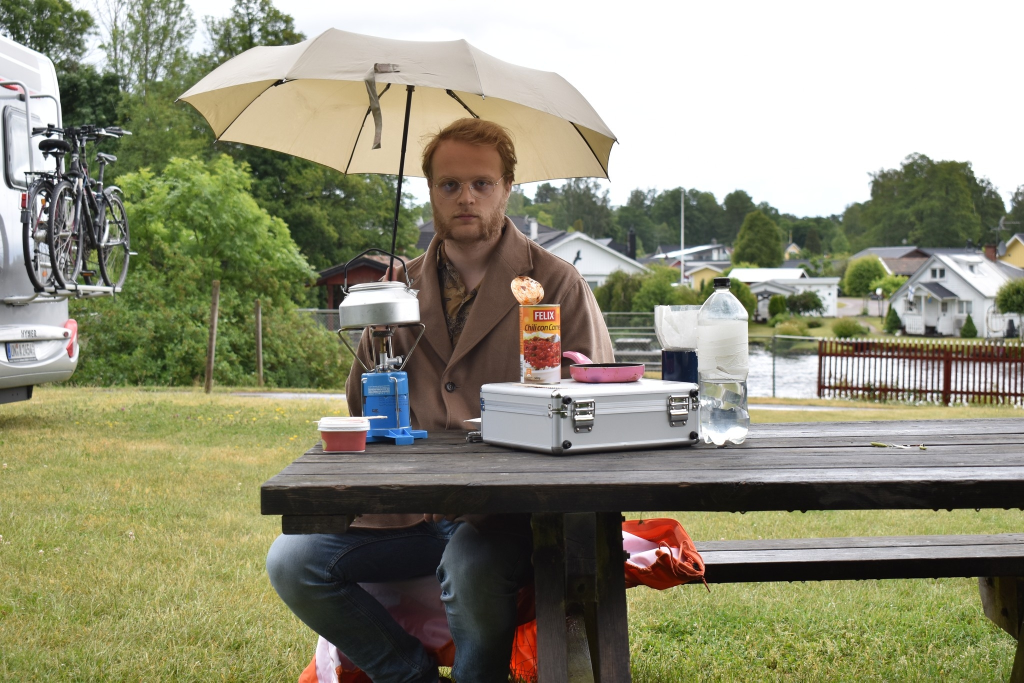
#> input picture shi_tomasi_sift/test.jpg, 2048 x 1365 px (shown at 1/2 size)
$ jupyter execute --allow-errors analyze_algorithm.ipynb   (older library calls are emulated)
#> lines starting #> are read from the running program, lines starting #| are printed output that depends on the picture
### shi_tomasi_sift/shi_tomasi_sift.py
import cv2
from typing import Tuple
import numpy as np
from numpy.typing import NDArray
import matplotlib.pyplot as plt
from matplotlib.axes import Axes
from scipy.ndimage import maximum_filter
from scipy.signal.windows import gaussian
from scipy.ndimage import uniform_filter1d

class ShiTomasiSift():

    # TODO:
    # - Add window options to structure tensor window
    # - Changle all array indexing to (y, x) and every other reference to coordinate to (x, y)
    # - Changle all image variables to be the same (currently there are both I and img)
    # - Check everything has format
    #   - return value
    #   - expected input types
    # - Make (hist, bin) order be identical to numpy

    # NB: OpenCV operates with (y, x), while matplotlib and numpy operates with (x, y). Be sure to convert correctly!

    # region Public

    # [219 lines left out: functions __init__, detect, compute, not called in this run]


    def detect_and_compute(self, img : NDArray) -> Tuple[list[cv2.KeyPoint], list[NDArray]]:
        Ix, Iy = self._calculate_Ix_and_Iy(img)


    # endregion


    # region Private


    # region Shi Tomasi


    # [110 lines left out: functions _calculate_Ix_and_Iy, _calculate_Ixx_Ixy_and_Iyy, _calculate_structure_tensors, _calculate_response, _threshold_response, _perform_non_maximum_supression, not called in this run]


    def _get_keypoint_positions(self, response) -> NDArray:
        coords = np.column_stack(np.nonzero(response)) #(y, x)
        return coords


    # endregion


    # region SIFT

    # [393 lines left out: functions _drop_keypoints_on_border, _calculate_magnitude_and_angle, _calculate_histogram, _smooth_histogram_circular, _get_angles_from_histogram, _calculate_orientation_of_keypoint and 7 more, not called in this run]


def extract_area(matrix: NDArray, center: Tuple[int, int], size : int, border_handling : str = "zero") -> NDArray:
    '''
    Returns a subarea in the matrix around the center (x, y) with window size (size, size). Elements in the window outside the
    border of the matrix is set to 0
    '''
    ## Calculate start and end indexes
    x_start, y_start = center[0] - size//2, center[1] - size//2
    x_end, y_end = x_start + size, y_start + size

    # Fast path: crop is fully within bounds — return a view directly
    if (border_handling == "zero" and
            x_start >= 0 and y_start >= 0 and
            x_end <= matrix.shape[1] and y_end <= matrix.shape[0]):
        return matrix[y_start:y_end, x_start:x_end]


    matrix_x_size, matrix_y_size = matrix.shape[1], matrix.shape[0]
    subarea = np.zeros((size, size), dtype=matrix.dtype)

    # Handle area outside matrix
    # x low
    if x_start >= 0:
        matrix_x_start = x_start
        subarea_x_start = 0
    else:
        matrix_x_start = 0
        subarea_x_start = -x_start

    # y low
    if y_start >= 0:
        matrix_y_start = y_start
        subarea_y_start = 0
    else:
        matrix_y_start = 0
        subarea_y_start = -y_start

    # x high
    if x_end <= matrix_x_size:
        matrix_x_end = x_end
        subarea_x_end = size
    else:
        matrix_x_end = matrix_x_size
        subarea_x_end = size - (x_end - matrix_x_size)

    # y high
    if y_end <= matrix_y_size:
        matrix_y_end = y_end
        subarea_y_end = size
    else:
        matrix_y_end = matrix_y_size
        subarea_y_end = size - (y_end - matrix_y_size)

    subarea = np.zeros((size, size), dtype=matrix.dtype)

    if border_handling == "edge":
        # x low
        subarea[subarea_y_start : subarea_y_end, 0:subarea_x_start] = matrix[matrix_y_start : matrix_y_end,matrix_x_start:matrix_x_start+1]
        # y low
        subarea[0:subarea_y_start,subarea_x_start : subarea_x_end] = matrix[matrix_y_start:matrix_y_start+1,matrix_x_start : matrix_x_end]
        # x high
        subarea[subarea_y_start : subarea_y_end, subarea_x_end:size] = matrix[matrix_y_start : matrix_y_end,matrix_x_end-1:matrix_x_end]
        # y high
        subarea[subarea_y_end:size,subarea_x_start : subarea_x_end] = matrix[matrix_y_end-1:matrix_y_end, matrix_x_start : matrix_x_end]

        # corner x low y low
        subarea[0:subarea_y_start, 0:subarea_x_start] = matrix[matrix_y_start, matrix_x_start]
        # corner x high y low
        subarea[0:subarea_y_start, subarea_x_end:size] = matrix[matrix_y_start, matrix_x_end - 1]
        # corner x low y high
        subarea[subarea_y_end:size, 0:subarea_x_start] = matrix[matrix_y_end - 1, matrix_x_start]
        # corner x high y high
        subarea[subarea_y_end:size, subarea_x_end:size] = matrix[matrix_y_end - 1, matrix_x_end - 1]

    subarea[subarea_y_start : subarea_y_end, subarea_x_start : subarea_x_end] = matrix[matrix_y_start : matrix_y_end, matrix_x_start : matrix_x_end]

    return subarea

# [7 lines left out: function downsample, not called in this run]


def plot_image(ax : Axes,
               image: NDArray,
               center : Tuple[int, int] = None,
               size : int = None,
               plot_title: str = None,
               show_values : bool = False,
               value_color : str = "r",
               border_handling : str = "zero"
               ) -> None:
    '''
    Plots an image or a subregion of an image
    '''

    if ax is None:
        ax = plt.figure().gca()

    if center is None:
        area = image
    else:
        area = extract_area(image, center, size, border_handling)

    vmin = np.min(image)
    vmax = np.max(image)

    if plot_title is not None:
        ax.set_title(plot_title)

    ax.imshow(area, cmap = "gray", vmin=vmin, vmax=vmax)

    if show_values:
        for y_index in range(area.shape[0]):
            for x_index in range(area.shape[1]):

                # Make value displayed as scientific notation
                value_text = f"{area[y_index, x_index]:.2e}"
                texts = value_text.split("e")
                texts[0] += ("\n")
                value_text = texts[0] + texts[1]

                ax.text(x_index, y_index, value_text, color = value_color, fontsize = "x-small", horizontalalignment = "center", verticalalignment='center')


# [121 lines left out: functions plot_magnitude_and_angle, plot_area_and_arrow_with_angle, plot_histogram, plot_arrows_rotated_coordinates, plot_subwindow_positions, not called in this run]


    # endregion

    # endregion

### shi_tomasi_sift/analyze_algorithm.ipynb
[cell 1]
import cv2
import matplotlib.pyplot as plt
import shi_tomasi_sift as sts
import numpy as np
import ipywidgets as widgets

## Extraction of image area

[cell 2]
test_sample = np.arange(0, 25)
test_sample = np.reshape(test_sample, (5,5))
plt.imshow(test_sample, vmin = 0, vmax = 25)
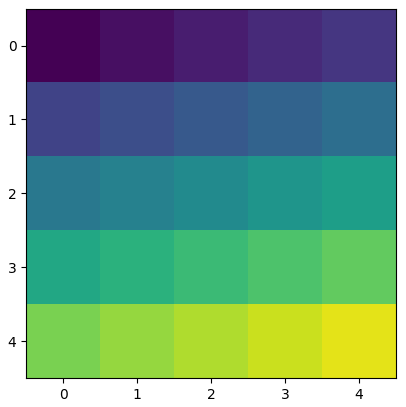
#> figure drawn by matplotlib, 1 panel

[cell 3]
extracted_region = sts.extract_area(test_sample, (2,2), 3)
plt.imshow(extracted_region, vmin = 0, vmax = 25)
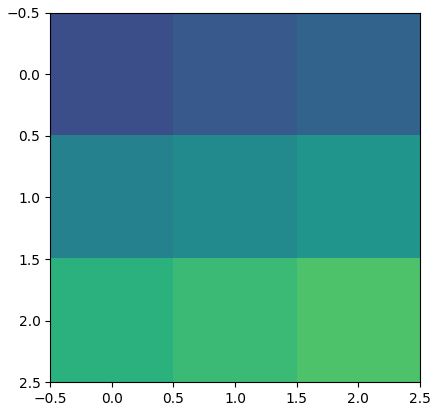
#> figure drawn by matplotlib, 1 panel

### Border handling

[cell 4]
extracted_region_zero = sts.extract_area(test_sample, (4,4), 3, border_handling="zero")
extracted_region_edge = sts.extract_area(test_sample, (4,4), 3, border_handling="edge")

fig, ax = plt.subplots(2,1)
ax[0].imshow(extracted_region_zero, vmin = 0, vmax = 25)
ax[0].set_title("zero padding")
ax[1].imshow(extracted_region_edge, vmin = 0, vmax = 25)
ax[1].set_title("edge padding")
plt.tight_layout()

# Shi Tomasi

[cell 5]
img = cv2.imread("test.jpg", cv2.IMREAD_GRAYSCALE)
sts.plot_image(None, img)
#> (the rest of the program and of its run is left out)
